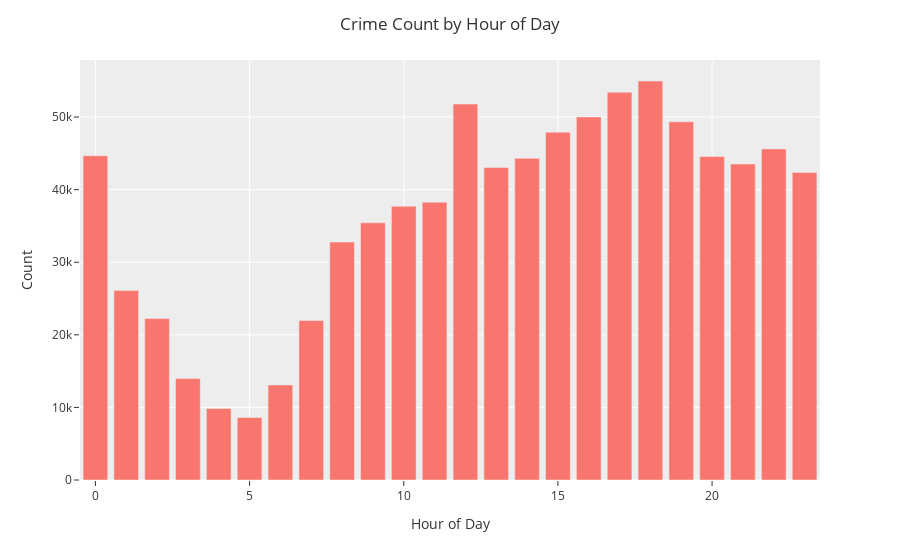

Notebook source saved alongside this figure:
### Code cell
hour_counts = sf_crime_data['Hour'].value_counts()

fig = px.bar(hour_counts, x=hour_counts.index, y=hour_counts.values)

fig.update_layout(title='Crime Count by Hour of Day',
                  xaxis_title='Hour of Day',
                  yaxis_title='Count')

fig.show()

### Figure 1 — Plotly figure (JSON) as saved in the notebook; plotly's stock layout.template omitted (floating-point values rounded to 4 significant figures)
{"data": [{"alignmentgroup": "True", "hovertemplate": "index=%{x}<br>y=%{y}<extra></extra>", "legendgroup": "", "marker": {"color": "#F8766D", "pattern": {"shape": ""}}, "name": "", "offsetgroup": "", "orientation": "v", "showlegend": false, "textposition": "auto", "type": "bar", "x": [18, 17, 12, 16, 19, 15, 22, 0, 20, 14, 21, 13, 23, 11, 10, 9, 8, 1, 2, 7, 3, 6, 4, 5], "xaxis": "x", "y": [54969, 53412, 51790, 50017, 49351, 47918, 45618, 44677, 44577, 44317, 43531, 43057, 42356, 38270, 37707, 35435, 32780, 26120, 22261, 21963, 13987, 13089, 9848, 8609], "yaxis": "y"}], "layout": {"barmode": "relative", "legend": {"tracegroupgap": 0}, "margin": {"t": 60}, "title": {"text": "Crime Count by Hour of Day"}, "xaxis": {"anchor": "y", "domain": [0, 1], "title": {"text": "Hour of Day"}}, "yaxis": {"anchor": "x", "domain": [0, 1], "title": {"text": "Count"}}}}
